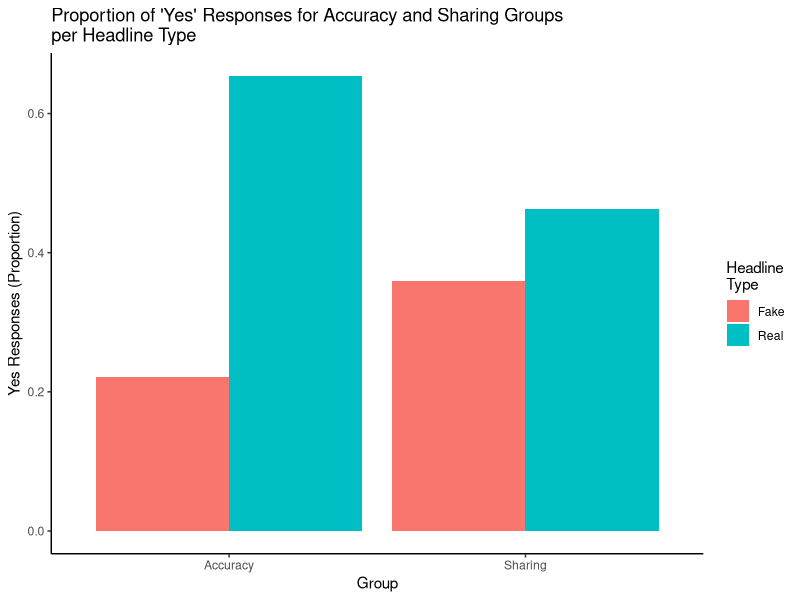
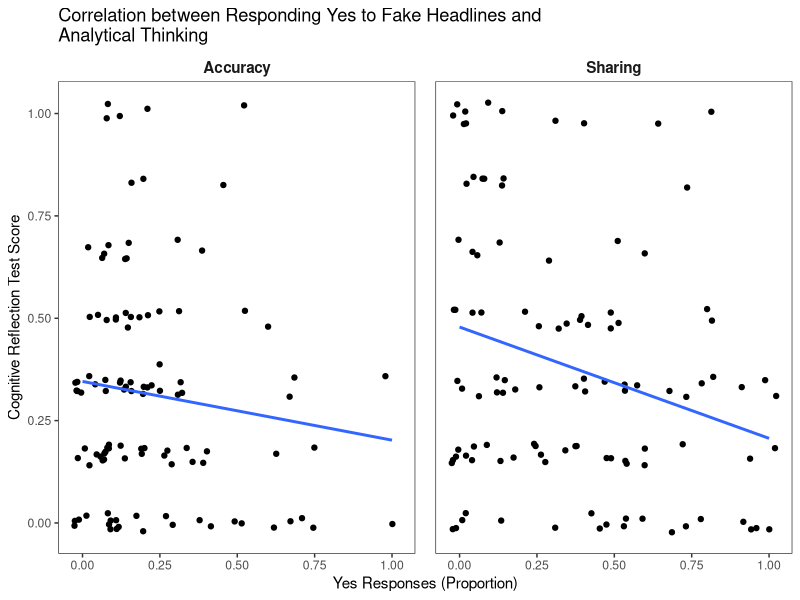
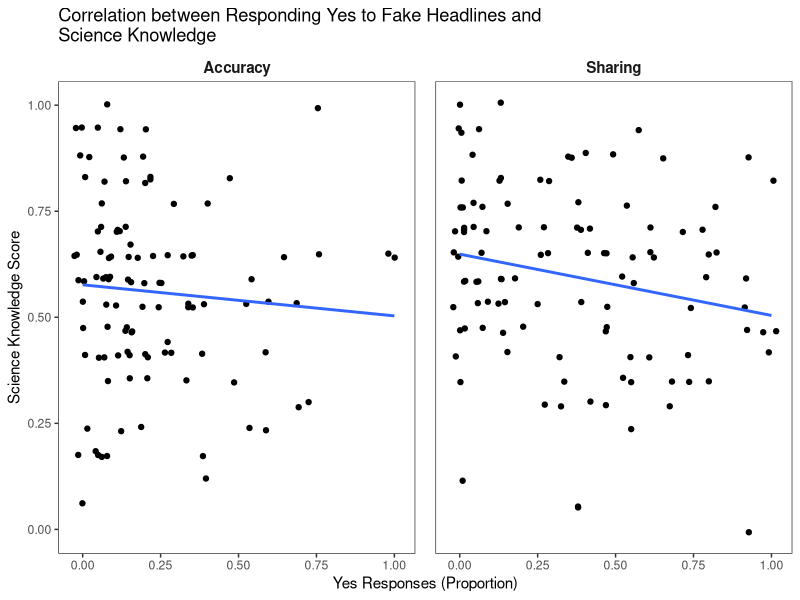
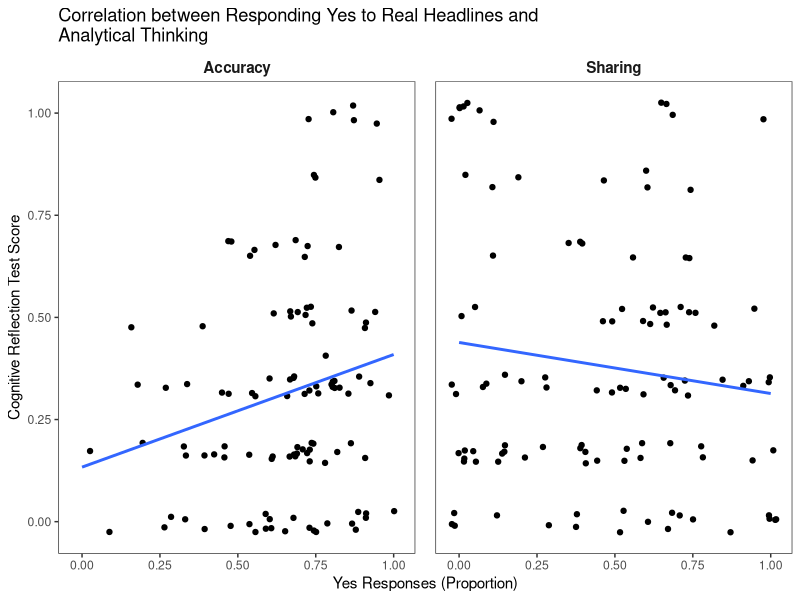
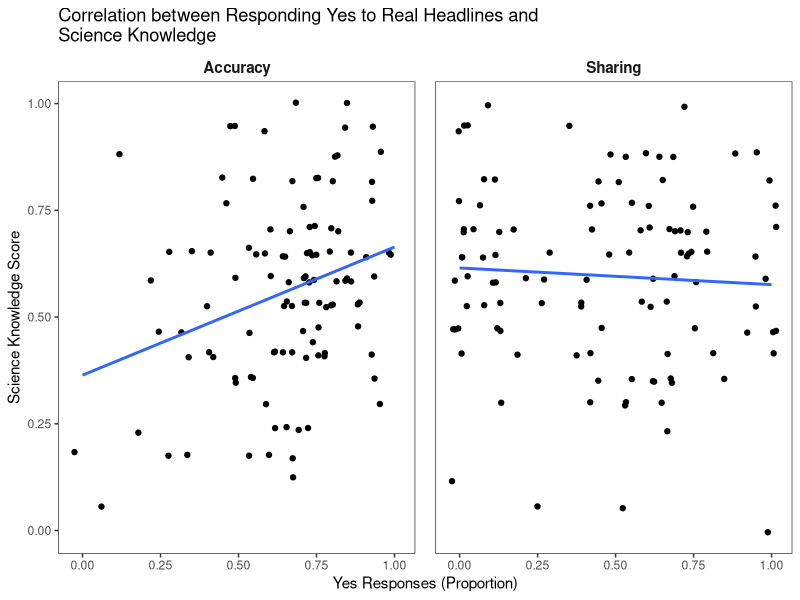

Recreate these plots in R, in order.
## ---- chunk 1
knitr::opts_chunk$set(echo = TRUE)
## ---- chunk 2
install.packages("tidyverse") # Install tidyverse
library(tidyverse) # Load tidyverse
## ---- chunk 3
# Load data into new variable for bar graph
s1groupbargraphdata <- readxl::read_xlsx("NudgeDataStudy1GroupBarGraph.xlsx")
# Print data
print(s1groupbargraphdata)

# Load data into new variable for scatterplots
study1 <- readxl::read_xlsx("NudgeDataStudy1Scatterplots.xlsx") 
# Print data
print(study1)
## ---- chunk 4
# Create a grouped bar graph 
s1groupbargraph <- ggplot(aes(fill = HeadlineType, x = Group, y = `Yes Responses (%)`), data = s1groupbargraphdata) + 
  geom_col(position = "dodge") +
  ylab("Yes Responses (Proportion)") + # Change the y-axis title
ggtitle("Proportion of 'Yes' Responses for Accuracy and Sharing Groups\nper Headline Type") + # Add a graph title 
  scale_fill_discrete(name="Headline\nType") + # Change legend title
  theme(panel.grid.major = element_blank(), panel.grid.minor = element_blank(),
panel.background = element_blank(), panel.border = element_blank(),
axis.line = element_line(colour = "black")) # Remove gridlines, background colour and border. Add axis line.

# Plot graph
plot(s1groupbargraph)
## ---- chunk 5
# Select relevant columns
study1 <- study1 %>% 
  select(QuestionType, CRT_ACC, ScienceKnowledge, Fake1_1, Fake1_2, Fake1_3, Fake1_4, Fake1_5, Fake1_6, Fake1_7, Fake1_8, Fake1_9, Fake1_10, Fake1_11, Fake1_12, Fake1_13, Fake1_14, Fake1_15, `Fake No. N`, `Fake No. Y`, Real1_1, Real1_2, Real1_3, Real1_4, Real1_5, Real1_6, Real1_7, Real1_8, Real1_9, Real1_10, Real1_11, Real1_12, Real1_13, Real1_14, Real1_15, `Real No. N`, `Real No. Y`)
# Print data
glimpse(study1)
## ---- chunk 6
# Rename columns
study1 <- study1 %>% 
  rename(Group = QuestionType, Analytical_Thinking = CRT_ACC, Science_Knowledge = ScienceKnowledge, FakeQ1 = Fake1_1, FakeQ2 = Fake1_2, FakeQ3 = Fake1_3, FakeQ4 = Fake1_4, FakeQ5 = Fake1_5, FakeQ6 = Fake1_6, FakeQ7 = Fake1_7, FakeQ8 = Fake1_8, FakeQ9 = Fake1_9, FakeQ10 = Fake1_10, FakeQ11 = Fake1_11, FakeQ12 = Fake1_12, FakeQ13 = Fake1_13, FakeQ14 = Fake1_14, FakeQ15 = Fake1_15, No_Responses_Fake = `Fake No. N`, Yes_Responses_Fake = `Fake No. Y`, RealQ1 = Real1_1, RealQ2 = Real1_2, RealQ3 = Real1_3, RealQ4 = Real1_4, RealQ5 = Real1_5, RealQ6 = Real1_6, RealQ7 = Real1_7, RealQ8 = Real1_8, RealQ9 = Real1_9, RealQ10 = Real1_10, RealQ11 = Real1_11, RealQ12 = Real1_12, RealQ13 = Real1_13, RealQ14 = Real1_14, RealQ15 = Real1_15, No_Responses_Real = `Real No. N`, Yes_Responses_Real = `Real No. Y`)
# Print data
glimpse(study1)
## ---- chunk 7
# Calculate the proportion of 'yes' responses per participant for fake headlines across both groups
fakeheadline <- study1 %>%
  mutate(Select_Yes_Proportion_FH = Yes_Responses_Fake/15)
glimpse(fakeheadline) # Print data

# Calculate the proportion of 'yes' responses per participant for real headlines across both groups
realheadline <- study1 %>%
  mutate(Select_Yes_Proportion_RH = Yes_Responses_Real/15)
glimpse(realheadline) # Print data
## ---- chunk 8
# New facet label names for 'Group' variable
group.labs <- c("Accuracy", "Sharing")
names(group.labs) <- c("1", "2")

# Fake Headline, Analytical Thinking
FH_AT <- ggplot(data = fakeheadline, aes(x = Select_Yes_Proportion_FH, y = Analytical_Thinking)) + 
  geom_point(position = "jitter") + # Create scatterplot 
  geom_smooth(method = lm, se = FALSE) + # Add regression line
  facet_wrap(~ Group, labeller = labeller(Group = group.labs)) + # Compare between both groups 
  xlab("Yes Responses (Proportion)") + # Change x-axis label
  ylab("Cognitive Reflection Test Score") + # Change y-axis label
  ggtitle("Correlation between Responding Yes to Fake Headlines and\nAnalytical Thinking") + # Change plot title 
  theme_bw() + # Change theme
  theme(panel.grid.major = element_blank(), # Remove gridlines
        panel.grid.minor = element_blank(), # Remove gridlines
        panel.background = element_blank(), # Remove background colour 
        strip.text.x = element_text(size = 11, face = "bold"), # Customise text for accuracy and sharing labels 
        strip.background = element_rect(colour="white", fill="white"), # Remove background for the accuracy and sharing labels
        panel.spacing = unit(1, "lines")) # Increase spacing between two graphs 
print(FH_AT) # Print graph
## ---- chunk 9
# Fake Headline, Science Knowledge 
FH_SK <- ggplot(data = fakeheadline, aes(x = Select_Yes_Proportion_FH, y = Science_Knowledge)) +
  geom_point(position = "jitter") + # Create scatterplot 
  geom_smooth(method = lm, se = FALSE) + # Add regression line
  facet_wrap(~ Group, labeller = labeller(Group = group.labs)) + # Compare between both groups 
  xlab("Yes Responses (Proportion)") + # Change x-axis label
  ylab("Science Knowledge Score") + # Change y-axis label
  ggtitle("Correlation between Responding Yes to Fake Headlines and\nScience Knowledge") + # Change plot title 
  theme_bw() + # Change theme
  theme(panel.grid.major = element_blank(), # Remove gridlines
        panel.grid.minor = element_blank(), # Remove gridlines
        panel.background = element_blank(), # Remove background colour 
        strip.text.x = element_text(size = 11, face = "bold"), # Customise text for accuracy and sharing labels 
        strip.background = element_rect(colour="white", fill="white"), # Remove background for the accuracy and sharing labels
        panel.spacing = unit(1, "lines")) # Increase spacing between two graphs 
print(FH_SK) # Print graph
## ---- chunk 10
# Real Headline, Analytical Thinking
RH_AT <- ggplot(data = realheadline, aes(x = Select_Yes_Proportion_RH, y = Analytical_Thinking)) +
  geom_point(position = "jitter") + # Create scatterplot 
  geom_smooth(method = lm, se = FALSE) + # Add regression line
  facet_wrap(~ Group, labeller = labeller(Group = group.labs)) + # Compare between both groups 
  xlab("Yes Responses (Proportion)") + # Change x-axis label
  ylab("Cognitive Reflection Test Score") + # Change y-axis label
  ggtitle("Correlation between Responding Yes to Real Headlines and\nAnalytical Thinking") + # Change plot title 
  theme_bw() + # Change theme
  theme(panel.grid.major = element_blank(), # Remove gridlines
        panel.grid.minor = element_blank(), # Remove gridlines
        panel.background = element_blank(), # Remove background colour 
        strip.text.x = element_text(size = 11, face = "bold"), # Customise text for accuracy and sharing labels 
        strip.background = element_rect(colour="white", fill="white"), # Remove background for the accuracy and sharing labels
        panel.spacing = unit(1, "lines")) # Increase spacing between two graphs 
print(RH_AT) # Print graph
## ---- chunk 11
# Real Headline, Science Knowledge 
RH_SK <- ggplot(data = realheadline, aes(x = Select_Yes_Proportion_RH, y = Science_Knowledge)) +
  geom_point(position = "jitter") + # Create scatterplot 
  geom_smooth(method = lm, se = FALSE) + # Add regression line
  facet_wrap(~ Group, labeller = labeller(Group = group.labs)) + # Compare between both groups 
  xlab("Yes Responses (Proportion)") + # Change x-axis label
  ylab("Science Knowledge Score") + # Change y-axis label
  ggtitle("Correlation between Responding Yes to Real Headlines and\nScience Knowledge") + # Change plot title 
  theme_bw() + # Change theme
  theme(panel.grid.major = element_blank(), # Remove gridlines
        panel.grid.minor = element_blank(), # Remove gridlines
        panel.background = element_blank(), # Remove background colour 
        strip.text.x = element_text(size = 11, face = "bold"), # Customise text for accuracy and sharing labels 
        strip.background = element_rect(colour="white", fill="white"), # Remove background for the accuracy and sharing labels
        panel.spacing = unit(1, "lines")) # Increase spacing between two graphs 
print(RH_SK) # Print graph
